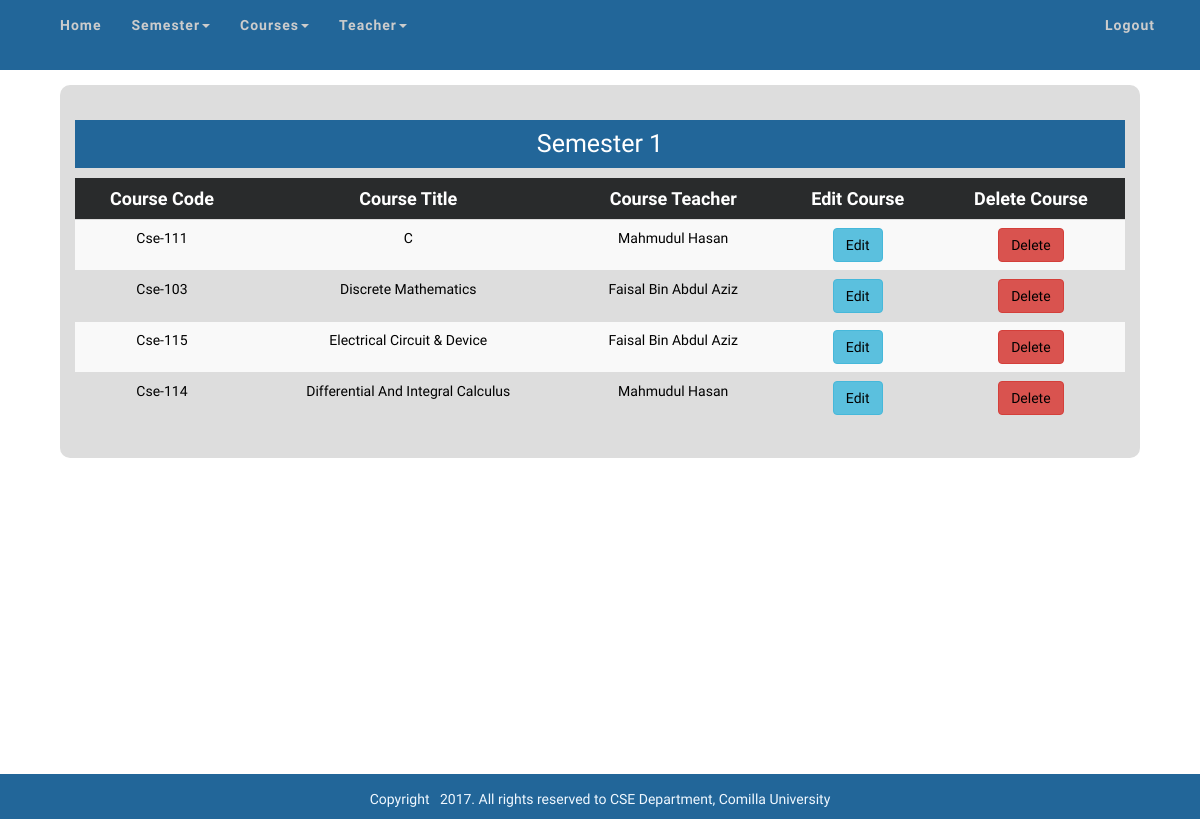
Page /admin/semester.php?s_id=1 (signed in) on the committed database.
### tables this page shows
CREATE TABLE `courses` (
  `c_id` int(11) NOT NULL,
  `course_code` varchar(255) NOT NULL,
  `course_title` varchar(255) NOT NULL,
  `semester` int(11) NOT NULL,
  `course_teacher_id` int(11) NOT NULL,
  `course_credit` int(11) NOT NULL
);

CREATE TABLE `teacher` (
  `teacher_id` int(11) NOT NULL,
  `teacher_name` varchar(255) NOT NULL,
  `teacher_designation` varchar(255) NOT NULL,
  `teacher_email` varchar(255) NOT NULL,
  `teacher_password` varchar(255) NOT NULL,
  `teacher_image` text NOT NULL,
  `teacher_mobile` varchar(255) NOT NULL
);

### admin/semester.php (the view, shortened to what this page needs)
<?php include "admin_header.php"?>
<?php include "admin_menu.php"?>
<section class="body_content container-fluid">
    <div class="row">
        <div class="container">
            <div class="col-md-12">
                <div class="widget">
                    <?php
                        if(isset($_GET['s_id'])){
                            $semester = $_GET['s_id'];
                            $query = "SELECT courses.c_id, courses.course_code, courses.course_title, courses.semester, courses.course_teacher_id,";
                            $query .= " teacher.teacher_id, teacher.teacher_name";
                            $query .= " FROM courses LEFT JOIN teacher ON courses.course_teacher_id = teacher.teacher_id WHERE semester = {$semester}";
                            $select_query = mysqli_query($connection, $query);
                    ?>
                        <h3>Semester <?php echo $semester;?></h3>
                        <table class="table table-striped text-center">
                            <thead class="thead-inverse">
                                <tr class="text-center">
                                    <td>Course Code</td>
                                    <td>Course Title</td>
                                    <td>Course Teacher</td>
                                    <td>Edit Course</td>
                                    <td>Delete Course</td>
                                </tr>
                            </thead>
                            <tbody>
                                <?php
                                while($row = mysqli_fetch_assoc($select_query)){
                                    $c_id = $row['c_id'];
                                    $course_code = $row['course_code'];
                                    $course_title = $row['course_title'];
                                    $teacher_name = $row['teacher_name'];
                            ?>
                                    <tr>
                                        <td>
                                            <a href="" class="text-capitalize">
                                                <?php echo $course_code; ?>
                                            </a>
                                        </td>
                                        <td>
                                            <a href="" class="text-capitalize">
                                                <?php echo $course_title; ?>
                                            </a>
                                        </td>
                                        <td>
                                            <a href="" class="text-capitalize">
                                                <?php echo $teacher_name; ?>
                                            </a>
                                        </td>
                                        <?php echo "<td><a href='edit_course.php?c_id={$c_id}' class='btn btn-info'>Edit</a></td>"?>
                                        <?php echo "<td><a href='semester.php?delete={$c_id}' class='btn btn-danger'>Delete</a></td>"?>
                                    </tr>
                                    <?php  } ?>
                            </tbody>
                        </table>
                    <?php }?>
                </div>
            </div>
        </div>
    </div>
</section>
<?php include"admin_footer.php"?>

### css/style.css (style rules this page uses)
body { margin: 0; padding: 0; font-family: 'Oxygen', sans-serif; }
.body_content { min-height: 88vh; }
.widget { background: #ddd; padding: 15px; margin: 15px; border-radius: 10px; }
.widget h3 { color: #FFF; text-align: center; font-size: 25px; padding: 10px 0; background: #269; }
.table .thead-inverse { background: #292B2C; color: #fff; font-weight: bold; font-size: 18px; }
.table tr a { text-decoration: none; color: #000; }
.table-striped > tbody > tr:nth-child(even) > td, .table-striped > tbody > tr:nth-child(even) > th { background-color: #DDD; }

### rows in the picture
courses: course_code "Cse-111", course_title "C", teacher.teacher_name "Mahmudul Hasan"
courses: course_code "Cse-103", course_title "Discrete Mathematics", teacher.teacher_name "Faisal Bin Abdul Aziz"
courses: course_code "Cse-115", course_title "Electrical Circuit & Device", teacher.teacher_name "Faisal Bin Abdul Aziz"
courses: course_code "Cse-114", course_title "Differential And Integral Calculus", teacher.teacher_name "Mahmudul Hasan"

### other values in the picture
$semester "1"
